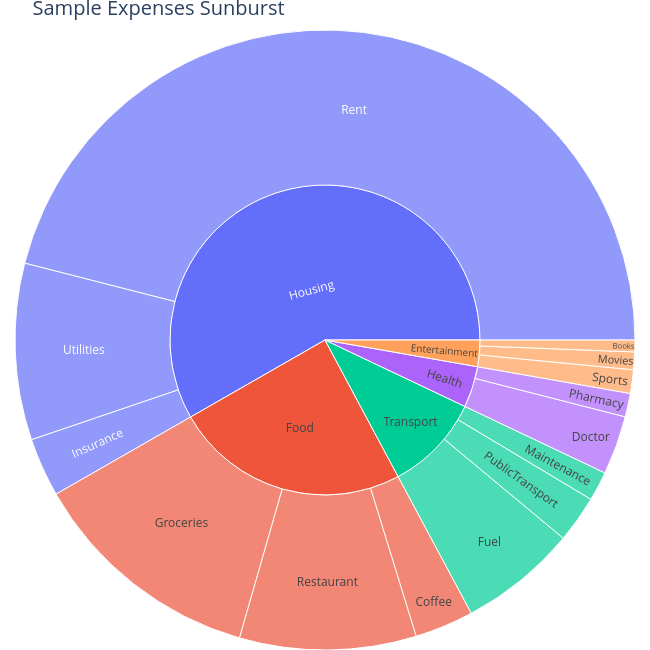

Notebook code cell kept with this figure:
### Markdown cell above
### 3. Generate the sunburst diagram

Pass the pivot DataFrame and the column name (`"amount"`) to `get_sunburst_figure_from_pivot`.

### Code cell
sample_fig = get_sunburst_figure_from_pivot(sample_pivot, column_to_pick="amount")

sample_fig.update_layout(
    margin=dict(t=30, l=0, r=0, b=0),
    width=650,
    height=650,
    title_text="Sample Expenses Sunburst",
    title_font=dict(size=20),
    font=dict(size=12),
)

sample_fig.show()

### Figure 1 — Plotly figure (JSON) as saved in the notebook; plotly's stock layout.template omitted (floating-point values rounded to 4 significant figures)
{"data": [{"branchvalues": "total", "ids": ["Entertainment", "Entertainment===Books", "Entertainment===Movies", "Entertainment===Sports", "Food", "Food===Coffee", "Food===Groceries", "Food===Restaurant", "Health", "Health===Doctor", "Health===Pharmacy", "Housing", "Housing===Insurance", "Housing===Rent", "Housing===Utilities", "Transport", "Transport===Fuel", "Transport===Maintenance", "Transport===PublicTransport"], "labels": ["Entertainment", "Books", "Movies", "Sports", "Food", "Coffee", "Groceries", "Restaurant", "Health", "Doctor", "Pharmacy", "Housing", "Insurance", "Rent", "Utilities", "Transport", "Fuel", "Maintenance", "PublicTransport"], "parents": ["", "Entertainment", "Entertainment", "Entertainment", "", "Food", "Food", "Food", "", "Health", "Health", "", "Housing", "Housing", "Housing", "", "Transport", "Transport", "Transport"], "type": "sunburst", "values": [1080, 240, 360, 480, 9600, 1200, 4800, 3600, 1680, 1200, 480, 22800, 1200, 18000, 3600, 3960, 2400, 600, 960]}], "layout": {"font": {"size": 12}, "height": 650, "margin": {"b": 0, "l": 0, "r": 0, "t": 30}, "title": {"font": {"size": 20}, "text": "Sample Expenses Sunburst"}, "width": 650}}
